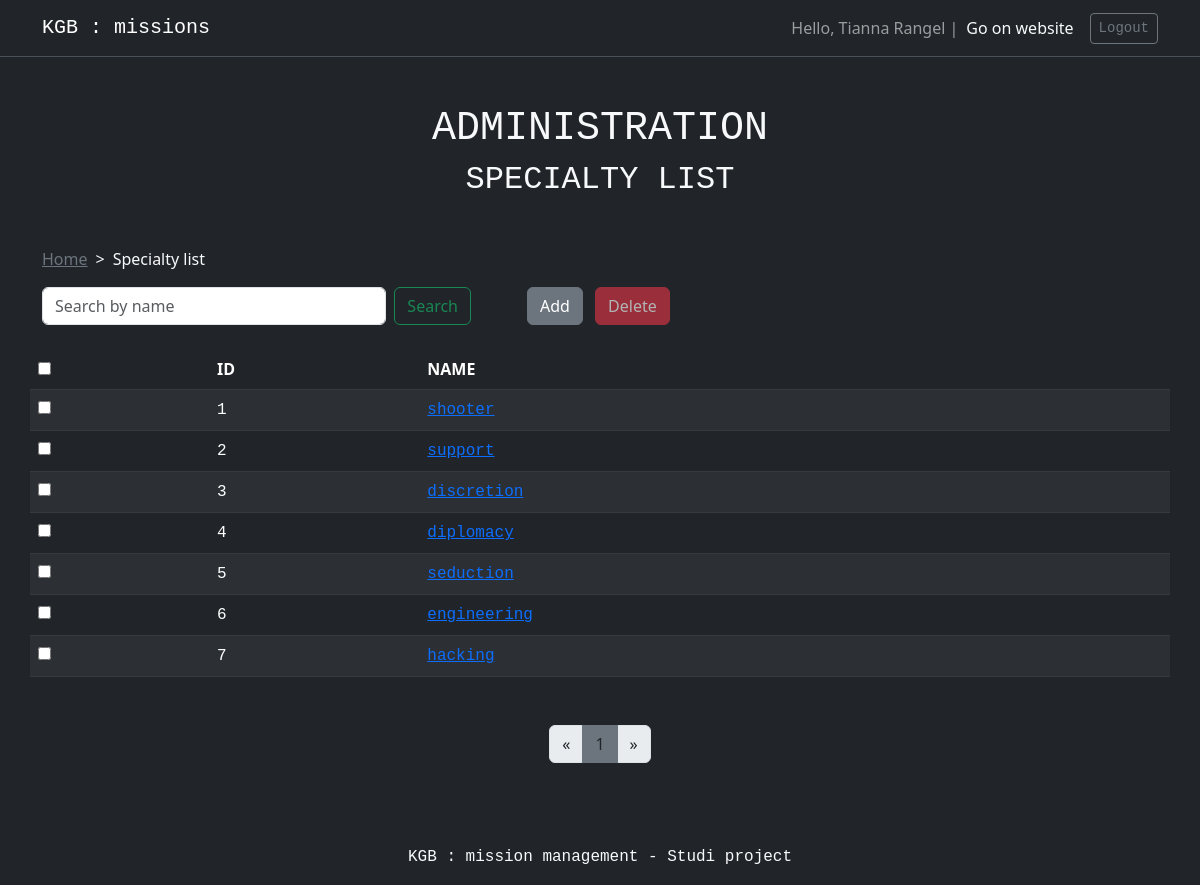
Page /?controller=specialty&action=list (signed in) on the committed database.
### tables this page shows
CREATE TABLE Specialty (
    specialty_id SMALLINT NOT NULL AUTO_INCREMENT PRIMARY KEY,
    specialty_name VARCHAR(50) NOT NULL
);

### App/Controller/SpecialtyController.php (called while the page is built, shortened)
<?php
class SpecialtyController
{
    public function listSpecialty(string $SessionUuid, ?string $search): void
    {
        $adminRepository = new AdminRepository();
        $specialtyRepository = new SpecialtyRepository();
        $currentAdmin = $adminRepository->getAdmin($SessionUuid);
        $specialtiesPerPage = 10;
        $pagination = $specialtyRepository->getPaginationForSpecialties($specialtiesPerPage, $search);
        $specialties = $specialtyRepository->getSpecialtiesWithPagination($search, $pagination['start'], $pagination['perPage']);
        require(__DIR__ . '/../../templates/admin/specialty/list.php');
    }
}

### App/Repository/SpecialtyRepository.php (called while the page is built, shortened)
<?php
class SpecialtyRepository
{
    public DatabaseConnection $dbConnection;
    public function __construct()
    {
        $this->dbConnection = new DatabaseConnection();
    }
    public function getSpecialtiesWithPagination(string $search, int $start, int $perPage): array
    {
        $sql = 'SELECT
        specialty_id AS id,
        specialty_name AS name
        FROM Specialty
        WHERE specialty_name LIKE :search
        ORDER BY specialty_id
        LIMIT :start, :perPage';
        $statement = $this->dbConnection->dbConnect()->prepare($sql);
        $statement->bindValue(':search', '%' . $search . '%', PDO::PARAM_STR);
        $statement->bindParam(':start', $start, PDO::PARAM_INT);
        $statement->bindParam(':perPage', $perPage, PDO::PARAM_INT);
        $specialties = [];
        if ($statement->execute()) {
            while ($specialty = $statement->fetchObject('\App\Entity\Specialty')) {
                $specialties[] = $specialty;
            }
        }
        return $specialties;
    }
    public function getPaginationForSpecialties(int $perPage, string $search): array
    {
        $sql = 'SELECT COUNT(*) AS nbSpecialties
        FROM Specialty
        WHERE specialty_name LIKE :search';
        $statement = $this->dbConnection->dbConnect()->prepare($sql);
        $statement->bindValue(':search', '%' . $search . '%', PDO::PARAM_STR);
        $pagination = [];
        if ($statement->execute()) {
            while ($result = $statement->fetch(PDO::FETCH_ASSOC)) {
                $nbSpecialties = (int)$result['nbSpecialties'];
            }
            $nbPages = ceil($nbSpecialties / $perPage);
            if (!empty($_GET['page'])) {
                $currentPage = (int)htmlspecialchars($_GET['page']);
            } else {
                $currentPage = 1;
            }
            $start = ($currentPage * $perPage) - $perPage;
            $pagination = ['perPage' => $perPage, 'nbPages' => $nbPages, 'currentPage' => $currentPage, 'start' => $start];
        }
        return $pagination;
    }
}

### App/Database/DatabaseConnection.php (called while the page is built, shortened)
<?php
class DatabaseConnection
{
    public ?PDO $pdo = null;
    public function dbConnect(): PDO
    {
        if ($this->pdo == null) {
            $dsn = 'mysql:dbname=' . $_ENV['database_name'] . ';host=' . $_ENV['database_host'] . ';port=3306';
            $username = $_ENV['database_user'];
            $password = $_ENV['database_password'];
            $this->pdo = new PDO($dsn, $username, $password);
        }
        return $this->pdo;
    }
}

### App/Entity/Specialty.php (called while the page is built, shortened)
<?php
class Specialty extends stdClass
{
    protected string $id;
    protected string $name;
    public function getId(): string
    {
        return $this->id;
    }
    public function getName(): string
    {
        return $this->name;
    }
}

### App/Repository/AdminRepository.php (called while the page is built, shortened)
<?php
class AdminRepository
{
    public DatabaseConnection $dbConnection;
    public function __construct()
    {
        $this->dbConnection = new DatabaseConnection();
    }
    public function getAdmin(string $uuid): Admin
    {
        $sql = 'SELECT
        admin_uuid AS uuid,
        admin_firstname AS firstName,
        admin_lastname AS lastName,
        admin_email AS email,
        admin_password AS passwordHash,
        admin_creation_date AS creationDate
        FROM Admin
        WHERE admin_uuid = :uuid';
        $statement = $this->dbConnection->dbConnect()->prepare($sql);
        $statement->bindParam(':uuid', $uuid, PDO::PARAM_STR);
        $admin = new Admin();
        if ($statement->execute()) {
            $admin = $statement->fetchObject('\App\Entity\Admin');
        }
        return $admin;
    }
}

### App/Entity/Admin.php (called while the page is built, shortened)
<?php
class Admin extends stdClass {
    protected string $firstName;
    protected string $lastName;
    public function getFirstName(): string {
        return $this->firstName;
    }
    public function getLastName(): string {
        return $this->lastName;
    }
}

### templates/admin/specialty/list.php (the view, shortened to what this page needs)
<div class="container-fluid container-sm text-light">
    <div class="text-center my-5">
        <h1 class="text-uppercase font-monospace">Administration</h1>
        <h2 class="text-uppercase font-monospace">Specialty list</h2>
    </div>
    <div>
        <nav style="--bs-breadcrumb-divider: '>';" aria-label="breadcrumb">
            <ol class="breadcrumb">
                <li class="breadcrumb-item"><a class="link-secondary" href="?controller=administration">Home</a></li>
                <li class="breadcrumb-item active text-light" aria-current="page">Specialty list</li>
            </ol>
        </nav>
    </div>
    <?php if (isset($_SESSION['admin']) && $_SESSION['admin'] == true) : ?>
        <div class="row justify-content-center gx-5 gy-3 mb-4">
            <div class="col-10 col-sm-7 col-md-6 col-lg-5">
                <form class="d-flex" action="" method="POST" role="search">
                    <input class="form-control me-2" id="search-input" name="search" type="search"
                           placeholder="<?= $search == '' ? 'Search by name' : '' ?>"
                           value="<?= $search == '' ? '' : $search ?>" aria-label="Search specialty by name">
                    <button class="btn btn-outline-success me-2" type="submit">Search</button>
                </form>
            </div>
            <div class="col-10 col-sm-5 col-md-6 col-lg-7">
                <a href="?controller=specialty&action=add" class="btn btn-secondary me-2">Add</a>
                <button type="button" id="delete-button" class="btn btn-danger me-2 disabled"
                        data-bs-toggle="modal" data-bs-target="#delete-modal">Delete
                </button>
            </div>
        </div>
        <div class="row mt-2 pb-2 mb-4 overflow-x-scroll">
            <table class="table table-dark table-striped table-hover">
                <thead>
                <tr>
                    <th class="text-uppercase"><input class="table-checkbox" type="checkbox"
                                                      id="table-group-checkbox"></th>
                    <th class="text-uppercase">Id</th>
                    <th class="text-uppercase">Name</th>
                </tr>
                </thead>
                <tbody>
                <?php if (isset($specialties)): ?>
                    <?php foreach ($specialties as $specialty): ?>
                        <tr>
                            <td class="font-monospace"><input id="table-checkbox-<?= $specialty->getName(); ?>"
                                                              name="table-checkbox-<?= $specialty->getName(); ?>"
                                                              class="table-checkbox" type="checkbox"
                                                              value="<?= $specialty->getId(); ?>"></td>
                            <td class="font-monospace">
                                <?= $specialty->getId() ?>
                            </td>
                            <td class="font-monospace">
                                <a href="?controller=specialty&action=edit&id=<?= $specialty->getId(); ?>">
                                    <?= $specialty->getName(); ?>
                                </a>
                            </td>
                        </tr>
                    <?php endforeach ?>
                <?php endif ?>
                </tbody>
            </table>
        </div>
        <div class="d-flex justify-content-center mb-5">
            <nav aria-label="Specialties page navigation">
                <ul class="pagination">
                    <li class="page-item <?= $pagination['currentPage'] == 1 ? 'disabled' : '' ?>">
                        <a class="page-link text-dark"
                           href="?controller=specialty&action=list&<?= $search != '' ? 'search=' . htmlspecialchars($search) . '&' : '' ?>page=<?= htmlspecialchars($pagination['currentPage'] - 1) ?>"
                           aria-label="Previous">
                            <span aria-hidden="true">&laquo;</span>
                        </a>
                    </li>
                    <?php for ($page = 1; $page <= $pagination['nbPages']; $page++): ?>
                        <li class="page-item <?= $page == $pagination['currentPage'] ? 'active' : '' ?>">
                            <a class="page-link <?= $page == $pagination['currentPage'] ? 'bg-secondary border-secondary' : '' ?> text-dark"
                               href="?controller=specialty&action=list&<?= $search != '' ? 'search=' . htmlspecialchars($search) . '&' : '' ?>page=<?= htmlspecialchars($page) ?>"><?= htmlspecialchars($page) ?></a>
                        </li>
                    <?php endfor ?>
                    <li class="page-item <?= $pagination['currentPage'] == $pagination['nbPages'] ? 'disabled' : '' ?>">
                        <a class="page-link text-dark"
                           href="?controller=specialty&action=list&<?= $search != '' ? 'search=' . htmlspecialchars($search) . '&' : '' ?>page=<?= htmlspecialchars($pagination['currentPage'] + 1) ?>"
                           aria-label="Next">
                            <span aria-hidden="true">&raquo;</span>
                        </a>
                    </li>
                </ul>
            </nav>
        </div>
    <?php endif ?>
</div>
<?php require(__DIR__ . '/../layout-admin.php') ?>

### templates/admin/admin-header.php
<header>
    <nav class="navbar bg-dark border-bottom border-body" data-bs-theme="dark">
        <div class="container">
            <a class="navbar-brand mb-0 h1 font-monospace" href="?controller=administration">KGB : missions</a>
            <div class="d-flex flex-row flex-wrap align-items-center">
            <span class="navbar-text me-2">
              Hello, <?= htmlspecialchars($currentAdmin->getFirstName()) . ' ' . htmlspecialchars($currentAdmin->getLastName()) ?> |
            </span>
                <a class="nav-link link-light me-3" href="/" target="_blank">Go on website</a>
                <a class="btn btn-sm btn-outline-secondary font-monospace" href="?controller=auth&action=login">Logout</a>
            </div>
        </div>
    </nav>
</header>

### assets/css/style.css (style rules this page uses)
.breadcrumb-item::before { color: #f8f9fa !important; }

### rows in the picture
specialty: specialty_id "1", specialty_name "shooter"
specialty: specialty_id "2", specialty_name "support"
specialty: specialty_id "3", specialty_name "discretion"
specialty: specialty_id "4", specialty_name "diplomacy"
specialty: specialty_id "5", specialty_name "seduction"
specialty: specialty_id "6", specialty_name "engineering"
specialty: specialty_id "7", specialty_name "hacking"

### other values in the picture
$currentAdmin->getFirstName() "Tianna"
$currentAdmin->getLastName() "Rangel"
